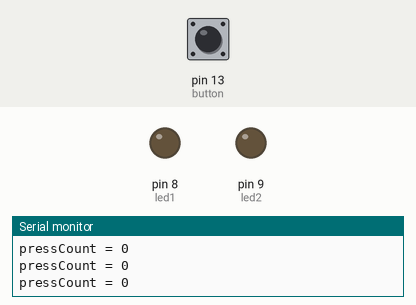
Recording of a sketch running on a simulated Arduino Uno, built with avr-gcc and run on an emulated ATmega328P. On the bench: output pins drawn as LEDs (lit = HIGH), the last lines printed to the serial monitor. The inputs (shaded band) are chosen by the test bench; at power-on: pin 13 (button) LOW.

Above: at 1.2 s.
1.3 s: pin 13 (button) pulled HIGH for 0.15 s
At 2.3 s:
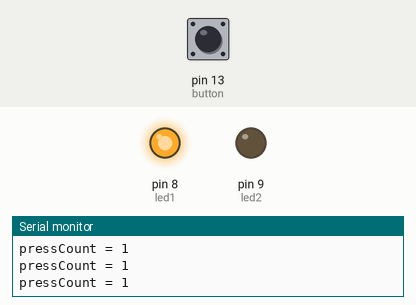
2.9 s: pin 13 (button) pulled HIGH for 1 s
At 3.4 s:
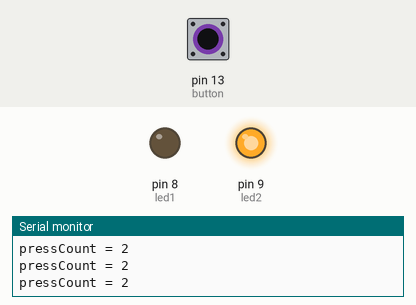
5.4 s: pin 13 (button) pulled HIGH for 0.15 s
At 6.4 s:
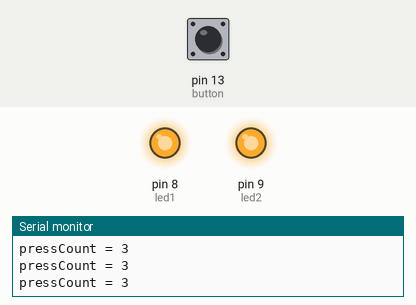
7.0 s: pin 13 (button) pulled HIGH for 3.2 s
At 7.5 s:
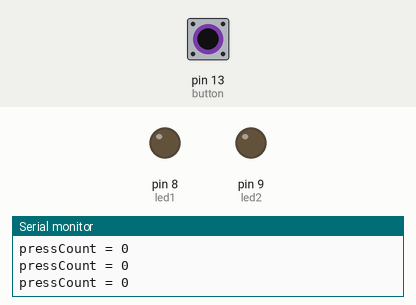
Timing chart, 0 to 10.0 s (numbered marks = the images above; inputs shaded):
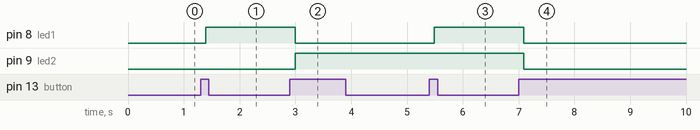

The sketch:

Project5_NoDelayLEDControlWithDebouncing.ino
```cpp
/*
* Name: No Delay LED Control with Debouncing
*
* Description: Using debouncing (checking an input twice in a short time interval)
*              a button is pushed to change the state of an led
*
* Author: Amar Bhatt
*
*/

// Define constants
const int led1 = 8; //LED
const int led2 = 9; // LED
const int button = 13; //Tactile Switch
int buttonState = 0;
int lastButtonState = 0;
int pressCount = 0;

long lastDebounceTime = 0;
long debounceDelay = 50;

void setup(){
  Serial.begin(9600);
  pinMode(led1, OUTPUT);
  pinMode(led2, OUTPUT);
  pinMode(button,INPUT);
}//end setup

void loop(){
  int reading = digitalRead(button); //read state of button

  // Make sure the currentButton state isnt the same as the last
  if (reading != lastButtonState){
     lastDebounceTime = millis();
  }//end if
  //If this a new input then add one to the press count
  if ((millis() - lastDebounceTime) > debounceDelay){
    if (reading != buttonState){
      buttonState = reading;
      if (buttonState == HIGH){
        pressCount += 1;
      }//end if
    }//end if
  }//end if
  lastButtonState = reading;
  Serial.print("pressCount = ");
  Serial.println(pressCount);
  ledOn(pressCount); //Control LED

}//end loop

void ledOn (int count){
  if (count == 1){//Button prrssed once
    digitalWrite(led1, HIGH);
    digitalWrite(led2, LOW);
  }//end if
  else if (count == 2){//Button pressed twice
    digitalWrite(led1, LOW);
    digitalWrite(led2, HIGH);
  }//end else if
  else if (count == 3){//Button pressed three times
    digitalWrite(led1, HIGH);
    digitalWrite(led2, HIGH);
  }//end else if
  else {//button pressed four times
    digitalWrite(led1, LOW);
    digitalWrite(led2, LOW);
    pressCount = 0; //reset count
  }//end else
}//end ledOn
```

Measured:
- after the input at 1.3 s, pin 8 (led1): LOW → HIGH after 0.10 s
- after the input at 2.9 s, pin 8 (led1): HIGH → LOW after 0.09 s; pin 9 (led2): LOW → HIGH after 0.09 s
- after the input at 5.4 s, pin 8 (led1): LOW → HIGH after 0.09 s
- after the input at 7.0 s, pin 8 (led1), pin 9 (led2): HIGH → LOW after 0.09 s
